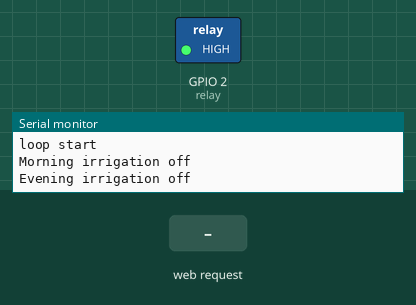
This sketch was run on a simulated ESP8266 (NodeMCU). On the bench: switched loads named in the sketch (green lamp = pin HIGH), the last lines printed to the serial monitor. The inputs (shaded band) are chosen by the test bench. The local clock reads 2024-03-15 10:24:30 at power-on unless the sketch sets it; EEPROM starts erased.

Above: at 1.3 s.
1.4 s: HTTP request GET /relayon received
At 2.3 s:
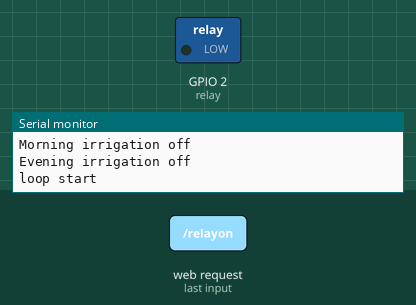
3.8 s: HTTP request GET /relayoff received
At 6.1 s:
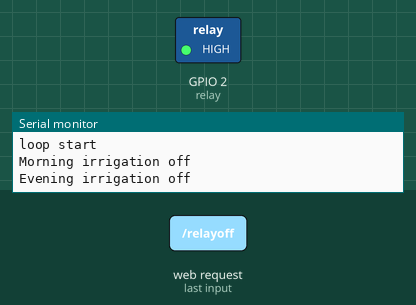
Timing chart, 0 to 7.6 s (numbered marks = the images above; inputs shaded):
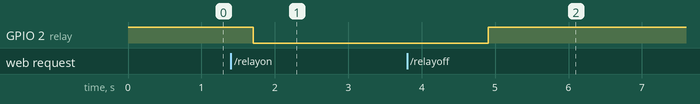

The sketch:

nodemcu_webserver_v2.ino
```cpp
#include <ESP8266WiFi.h>
#include <ESP8266WebServer.h>
#include <RTClib.h>
#include <EEPROM.h>

RTC_DS3231 rtc;

ESP8266WebServer server(80);
const char *ssid = "sathish";
const char *password = "xxxxxxxxx";

//String default_duration = String(05);

const int mOnHour = 6; //SET TIME TO ON RELAY (24 HOUR FORMAT)
const int mOnMin = 5;
//const int mOffHour = 6; //SET TIME TO OFF RELAY
//const int mOffMin = 10;

const int eOnHour = 18; //SET TIME TO ON RELAY (24 HOUR FORMAT)
const int eOnMin = 5;
//const int eOffHour = 18; //SET TIME TO OFF RELAY
//const int eOffMin = 10;

int mOffHour;
int mOffMin;
int eOffHour;
int eOffMin;
bool m_on = false;
bool e_on = false;
const int m_on_addr = 16;
const int e_on_addr = 17;
const int timer_addr = 15;
int timer_duration;


const int relay = 2;
bool relaystatus;

bool eeprom_write = false;

void setup() {
  //Serial.begin(115200);
  rtc.begin();
  //rtc.adjust(DateTime(F(__DATE__),F(__TIME__)));
  EEPROM.begin(512);
  pinMode(relay, OUTPUT);
  digitalWrite(relay, HIGH);
  relaystatus=false;
  Serial.println();
  Serial.print("Configuring access point...");
  WiFi.mode(WIFI_AP);
  boolean result = WiFi.softAP(ssid, password);
  if(result) {
    Serial.println("Ready");
  }
  else {
    Serial.println("Failed!");
  }
  delay(100);


  IPAddress myIP = WiFi.softAPIP();
  Serial.print("AP IP address: ");
  Serial.println(myIP);
  server.on("/", handle_OnConnect);
  server.on("/relayon", handle_relayon);
  server.on("/relayoff", handle_relayoff);
  server.on("/setduration5", handle_setduration5);
  server.on("/setduration15", handle_setduration15);
  server.on("/setduration30", handle_setduration30);
  server.on("/setduration60", handle_setduration60);
  server.on("/mIrrOff", handle_mIrrOff);
  server.on("/mIrrOn", handle_mIrrOn);
  server.on("/eIrrOff", handle_eIrrOff);
  server.on("/eIrrOn", handle_eIrrOn);
  server.begin();
  //Serial.println("HTTP server started");
  server.send(200, "text/html", SendHTML(relaystatus));
}

String SendHTML(bool relaystat){
  timer_duration=read_duration_eeprom(timer_addr);
  DateTime now = rtc.now();
  char buf2[] = "DD-MM-YY:hh:mm:ss";
  String current_time=String(now.toString(buf2));
  //String last_run = read_eeprom();

  int m_irr_status=read_duration_eeprom(m_on_addr);
  int e_irr_status=read_duration_eeprom(e_on_addr);
  if ( m_irr_status == 1 ) {
    m_on = true;
  }
  else {
    m_on = false;
  }
  if ( e_irr_status == 1 ) {
    e_on = true;
  }
  else{
    e_on = false;
  }
  String ptr = "<!DOCTYPE html> <html>\n";
  ptr +="<head><meta name=\"viewport\" content=\"width=device-width, initial-scale=1.0, user-scalable=no\">\n";
  ptr +="<title>LED Control</title>\n";
  ptr +="<style>html { font-family: Helvetica; display: inline-block; margin: 0px auto; text-align: center;}\n";
  ptr +="body{margin-top: 50px;} h1 {color: #444444;margin: 50px auto 30px;} h3 {color: #444444;margin-bottom: 50px;}\n";
  ptr +=".button {display: block;width: 80px;background-color: #1abc9c;border: none;color: white;padding: 13px 30px;text-decoration: none;font-size: 25px;margin: 0px auto 35px;cursor: pointer;border-radius: 4px;}\n";
  ptr +=".button-on {background-color: #1abc9c;}\n";
  ptr +=".button-on:active {background-color: #16a085;}\n";
  ptr +=".button-off {background-color: #34495e;}\n";
  ptr +=".button-off:active {background-color: #2c3e50;}\n";
  ptr +="p {font-size: 14px;color: #888;margin-bottom: 10px;}\n";
  ptr +="</style>\n";
  ptr +="</head>\n";
  ptr +="<body>\n";
  ptr +="<h1>Garden Irrigation System</h1>\n";
  ptr +="<h3>Using Access Point(AP) Mode</h3>\n";
  ptr +="<h5>WebServer time : "+current_time+"</h3>\n";
  //ptr +="<h5>Last irrigation time : "+last_run+"</h3>\n";
  ptr +="<h5>Timer Duration is : "+String(timer_duration)+ " Minutes </h3>\n";

   if(relaystat)
  {ptr +="<p>Solenoid Relay Status: ON</p><a class=\"button button-off\" href=\"/relayoff\">OFF</a>\n";}
  else
  {ptr +="<p>Solenoid Relay Status: OFF</p><a class=\"button button-on\" href=\"/relayon\">ON</a>\n";}

   if(m_on)
  {ptr +="<p>Morning Irrgation: ON</p><a class=\"button button-off\" href=\"/mIrrOff\">OFF</a>\n";}
  else
  {ptr +="<p>Morning Irrigation: OFF</p><a class=\"button button-on\" href=\"/mIrrOn\">ON</a>\n";}

   if(e_on)
  {ptr +="<p>Evening Irrgation: ON</p><a class=\"button button-off\" href=\"/eIrrOff\">OFF</a>\n";}
  else
  {ptr +="<p>Evening Irrigation: OFF</p><a class=\"button button-on\" href=\"/eIrrOn\">ON</a>\n";}

  ptr +="<p>Update Timer to </p><a class=\"button button-on\" href=\"/setduration5\">5 Minutes</a>\n";
  ptr +="<p>Update Timer to</p><a class=\"button button-on\" href=\"/setduration15\">15 Minutes</a>\n";
  ptr +="<p>Update Timer to</p><a class=\"button button-on\" href=\"/setduration30\">30 Minutes</a>\n";
  ptr +="<p>Update Timer to</p><a class=\"button button-on\" href=\"/setduration60\">60 Minutes</a>\n";
  ptr +="</body>\n";
  ptr +="</html>\n";
  return ptr;
}
/*
void update_duration_eeprom(int str_address,String str_name){
  //Serial.println("updating duration ");
  for(int i=0;i<str_name.length();i++){
    //EEPROM.write(0x0F+i, value1[i]);
    EEPROM.write(str_address+i, str_name[i]);
  }
  EEPROM.commit();
  Serial.println("updated duration :"+str_name);
}


String read_duration_eeprom(int str_address,int count){
  String strText;
  //Serial.println("eeprom address is :"+str_address);
  for(int i=0;i<count;i++) {
    strText = strText + char(EEPROM.read(str_address+i));
  }
  return strText;
}

*/

void handle_mIrrOff(){
  update_duration_eeprom(m_on_addr,0);
  server.send(200, "text/html", SendHTML(relaystatus));
}
void handle_mIrrOn(){
  update_duration_eeprom(m_on_addr,1);
  server.send(200, "text/html", SendHTML(relaystatus));
}

void handle_eIrrOff(){
  update_duration_eeprom(e_on_addr,0);
  server.send(200, "text/html", SendHTML(relaystatus));
}
void handle_eIrrOn(){
  update_duration_eeprom(e_on_addr,1);
  server.send(200, "text/html", SendHTML(relaystatus));
}

void update_duration_eeprom(int address,int duration){
  EEPROM.write(address, duration);
  EEPROM.commit();
  Serial.println("updated duration :");
  Serial.print(duration);
  //Serial.println("Restarting Nodemcu");
  //ESP.restart();
}
int read_duration_eeprom(int address){
  int readInt = EEPROM.read(address);
  return readInt;
}
void handle_setduration5(){
  update_duration_eeprom(15,5);
  server.send(200, "text/html", SendHTML(relaystatus));
}

void handle_setduration15(){
  update_duration_eeprom(15,15);
  server.send(200, "text/html", SendHTML(relaystatus));
}

void handle_setduration30(){
  update_duration_eeprom(15,30);
  server.send(200, "text/html", SendHTML(relaystatus));
}

void handle_setduration60(){
  update_duration_eeprom(15,60);
  server.send(200, "text/html", SendHTML(relaystatus));
}

void handle_relayon(){
  digitalWrite(relay, LOW);
  relaystatus=true;
  eeprom_write=true;
  //write_eeprom();
  server.send(200, "text/html", SendHTML(relaystatus));
}
void handle_relayoff(){
  digitalWrite(relay, HIGH);
  relaystatus=false;
  eeprom_write=false;
 // write_eeprom();
  server.send(200, "text/html", SendHTML(relaystatus));
}
void write_eeprom(){
  if (eeprom_write){
  DateTime now = rtc.now();
  char buf3[] = "DD-MM-YY:hh:mm";
  String last_run=now.toString(buf3);
  for(int i=0;i<last_run.length();i++)
  {
    EEPROM.write(0x0F+i, last_run[i]);
  }
  EEPROM.commit();
  //eeprom_write=false;
  }
}

String read_eeprom(){
  String strText;
  for(int i=0;i<14;i++)
  {
    strText = strText + char(EEPROM.read(0x0F+i));
  }
  return strText;
}
void handle_OnConnect() {
  server.send(200, "text/html", SendHTML(relaystatus));
}
void loop() {
  Serial.println("loop start");
  int m_irr_status=read_duration_eeprom(m_on_addr);
  int e_irr_status=read_duration_eeprom(e_on_addr);

  timer_duration=read_duration_eeprom(timer_addr);
  int m_total_minutes = ((mOnHour * 60) + mOnMin + timer_duration);
  mOffHour = m_total_minutes / 60;
  mOffMin = m_total_minutes % 60;

  int e_total_minutes = ((eOnHour * 60) + eOnMin + timer_duration);
  eOffHour = e_total_minutes / 60;
  eOffMin = e_total_minutes % 60;
  /*
  String timer_duration=read_duration_eeprom(15,2);
  int m_total_minutes = ((mOnHour * 60) + mOnMin + timer_duration.toInt());
  int mOffHour = m_total_minutes / 60;
  int mOnMin = m_total_minutes % 60;

  int e_total_minutes = ((eOnHour * 60) + eOnMin + timer_duration.toInt());
  int eOffHour = e_total_minutes / 60;
  int eOffMin = e_total_minutes % 60;
  */
 //lcd_print("loop start");
  delay(600);
  DateTime now = rtc.now();
  if ( m_irr_status == 1 ) {
  if(now.hour() == mOnHour && now.minute() == mOnMin){
    //write_eeprom();
    digitalWrite(relay, LOW);
    Serial.println("Irrigation Started ");
    Serial.println("Irrigation End time:  ");
    Serial.print(mOffHour+":"+mOffMin);
    Serial.println("Irrigation Duration: ");
    Serial.print(timer_duration);
    }

    else if(now.hour() == mOffHour && now.minute() == mOffMin){
      digitalWrite(relay, HIGH);
      //eeprom_write = true;
    }
  }
  else {
    Serial.println("Morning irrigation off");
  }

  if ( e_irr_status == 1 ) {
  if(now.hour() == eOnHour && now.minute() == eOnMin){
  //if(now.hour() == now.hour() && now.minute() == now.minute()){
    //Serial.println("relay On");
    Serial.println("Irrigation Started ");
    Serial.print("Irrigation End time:");
    Serial.print(eOffHour);
    Serial.print(":");
    Serial.print(eOffMin);
    Serial.println();
    digitalWrite(relay, LOW);
    //write_eeprom();
    }

    else if(now.hour() == eOffHour && now.minute() == eOffMin){
      digitalWrite(relay, HIGH);
      //eeprom_write=true;
    }
  }
  else {
    Serial.println("Evening irrigation off");
  }
    delay(1000);

server.handleClient();
//Serial.println("loop end");
}
```

Measured:
- after the input at 1.4 s, GPIO 2 (relay): HIGH → LOW after 0.30 s
- after the input at 3.8 s, GPIO 2 (relay): LOW → HIGH after 1.1 s
